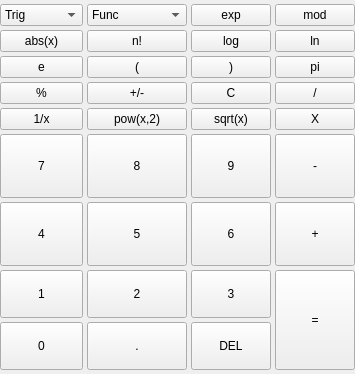
          <widget class="QWidget" name="sci_calc">
           <layout class="QVBoxLayout" name="verticalLayout_5">
            <property name="spacing">
             <number>0</number>
            </property>
            <property name="leftMargin">
             <number>0</number>
            </property>
            <property name="topMargin">
             <number>0</number>
            </property>
            <property name="rightMargin">
             <number>0</number>
            </property>
            <property name="bottomMargin">
             <number>0</number>
            </property>
            <item>
             <layout class="QGridLayout" name="gridLayout_2" rowstretch="0,0,0,0,0,0,0,0,0" columnstretch="0,0,0,0">
              <property name="leftMargin">
               <number>0</number>
              </property>
              <property name="topMargin">
               <number>4</number>
              </property>
              <property name="rightMargin">
               <number>0</number>
              </property>
              <property name="bottomMargin">
               <number>4</number>
              </property>
              <property name="spacing">
               <number>4</number>
              </property>
              <item row="3" column="0">
               <widget class="QPushButton" name="btnPercent_2">
                <property name="sizePolicy">
                 <sizepolicy hsizetype="Preferred" vsizetype="Preferred">
                  <horstretch>0</horstretch>
                  <verstretch>0</verstretch>
                 </sizepolicy>
                </property>
                <property name="minimumSize">
                 <size>
                  <width>0</width>
                  <height>16</height>
                 </size>
                </property>
                <property name="text">
                 <string>%</string>
                </property>
                <property name="num" stdset="0">
                 <bool>false</bool>
                </property>
               </widget>
              </item>
              <item row="3" column="2">
               <widget class="QPushButton" name="btnC_2">
                <property name="sizePolicy">
                 <sizepolicy hsizetype="Preferred" vsizetype="Preferred">
                  <horstretch>0</horstretch>
                  <verstretch>0</verstretch>
                 </sizepolicy>
                </property>
                <property name="minimumSize">
                 <size>
                  <width>0</width>
                  <height>16</height>
                 </size>
                </property>
                <property name="text">
                 <string>C</string>
                </property>
                <property name="num" stdset="0">
                 <bool>false</bool>
                </property>
               </widget>
              </item>
              <item row="8" column="2">
               <widget class="QPushButton" name="btnDel_2">
                <property name="sizePolicy">
                 <sizepolicy hsizetype="Preferred" vsizetype="Preferred">
                  <horstretch>0</horstretch>
                  <verstretch>0</verstretch>
                 </sizepolicy>
                </property>
                <property name="minimumSize">
                 <size>
                  <width>0</width>
                  <height>48</height>
                 </size>
                </property>
                <property name="text">
                 <string>DEL</string>
                </property>
                <property name="num" stdset="0">
                 <bool>false</bool>
                </property>
               </widget>
              </item>
              <item row="3" column="1">
               <widget class="QPushButton" name="btnPlusMinus_2">
                <property name="sizePolicy">
                 <sizepolicy hsizetype="Preferred" vsizetype="Preferred">
                  <horstretch>0</horstretch>
                  <verstretch>0</verstretch>
                 </sizepolicy>
                </property>
                <property name="minimumSize">
                 <size>
                  <width>0</width>
                  <height>16</height>
                 </size>
                </property>
                <property name="text">
                 <string>+/-</string>
                </property>
                <property name="num" stdset="0">
                 <bool>false</bool>
                </property>
               </widget>
              </item>
              <item row="8" column="1">
               <widget class="QPushButton" name="btnDot_2">
                <property name="sizePolicy">
                 <sizepolicy hsizetype="Preferred" vsizetype="Preferred">
                  <horstretch>0</horstretch>
                  <verstretch>0</verstretch>
                 </sizepolicy>
                </property>
                <property name="minimumSize">
                 <size>
                  <width>0</width>
                  <height>48</height>
                 </size>
                </property>
                <property name="text">
                 <string>.</string>
                </property>
                <property name="num" stdset="0">
                 <bool>false</bool>
                </property>
               </widget>
              </item>
              <item row="8" column="0">
               <widget class="QPushButton" name="btn0_2">
                <property name="sizePolicy">
                 <sizepolicy hsizetype="Preferred" vsizetype="Preferred">
                  <horstretch>0</horstretch>
                  <verstretch>0</verstretch>
                 </sizepolicy>
                </property>
                <property name="minimumSize">
                 <size>
                  <width>0</width>
                  <height>48</height>
                 </size>
                </property>
                <property name="text">
                 <string>0</string>
                </property>
                <property name="num" stdset="0">
                 <bool>true</bool>
                </property>
               </widget>
              </item>
              <item row="7" column="0">
               <widget class="QPushButton" name="btn1_2">
                <property name="sizePolicy">
                 <sizepolicy hsizetype="Preferred" vsizetype="Preferred">
                  <horstretch>0</horstretch>
                  <verstretch>0</verstretch>
                 </sizepolicy>
                </property>
                <property name="minimumSize">
                 <size>
                  <width>0</width>
                  <height>48</height>
                 </size>
                </property>
                <property name="text">
                 <string>1</string>
                </property>
                <property name="num" stdset="0">
                 <bool>true</bool>
                </property>
               </widget>
              </item>
              <item row="7" column="1">
               <widget class="QPushButton" name="btn2_3">
                <property name="sizePolicy">
                 <sizepolicy hsizetype="Preferred" vsizetype="Preferred">
                  <horstretch>0</horstretch>
                  <verstretch>0</verstretch>
                 </sizepolicy>
                </property>
                <property name="minimumSize">
                 <size>
                  <width>0</width>
                  <height>48</height>
                 </size>
                </property>
                <property name="text">
                 <string>2</string>
                </property>
                <property name="num" stdset="0">
                 <bool>true</bool>
                </property>
               </widget>
              </item>
              <item row="5" column="3">
               <widget class="QPushButton" name="btnSub_2">
                <property name="sizePolicy">
                 <sizepolicy hsizetype="Preferred" vsizetype="Preferred">
                  <horstretch>0</horstretch>
                  <verstretch>0</verstretch>
                 </sizepolicy>
                </property>
                <property name="minimumSize">
                 <size>
                  <width>0</width>
                  <height>48</height>
                 </size>
                </property>
                <property name="text">
                 <string>-</string>
                </property>
                <property name="num" stdset="0">
                 <bool>false</bool>
                </property>
               </widget>
              </item>
              <item row="3" column="3">
               <widget class="QPushButton" name="btnDiv_2">
                <property name="sizePolicy">
                 <sizepolicy hsizetype="Preferred" vsizetype="Preferred">
                  <horstretch>0</horstretch>
                  <verstretch>0</verstretch>
                 </sizepolicy>
                </property>
                <property name="minimumSize">
                 <size>
                  <width>0</width>
                  <height>16</height>
                 </size>
                </property>
                <property name="text">
                 <string>/</string>
                </property>
                <property name="num" stdset="0">
                 <bool>false</bool>
                </property>
               </widget>
              </item>
              <item row="4" column="3">
               <widget class="QPushButton" name="btnMul_2">
                <property name="sizePolicy">
                 <sizepolicy hsizetype="Preferred" vsizetype="Preferred">
                  <horstretch>0</horstretch>
                  <verstretch>0</verstretch>
                 </sizepolicy>
                </property>
                <property name="minimumSize">
                 <size>
                  <width>0</width>
                  <height>16</height>
                 </size>
                </property>
                <property name="text">
                 <string>X</string>
                </property>
                <property name="num" stdset="0">
                 <bool>false</bool>
                </property>
               </widget>
              </item>
              <item row="7" column="3" rowspan="2">
               <widget class="QPushButton" name="btnEq_2">
                <property name="sizePolicy">
                 <sizepolicy hsizetype="Preferred" vsizetype="Preferred">
                  <horstretch>0</horstretch>
                  <verstretch>0</verstretch>
                 </sizepolicy>
                </property>
                <property name="minimumSize">
                 <size>
                  <width>0</width>
                  <height>48</height>
                 </size>
                </property>
                <property name="text">
                 <string>=</string>
                </property>
                <property name="eq" stdset="0">
                 <bool>true</bool>
                </property>
                <property name="num" stdset="0">
                 <bool>false</bool>
                </property>
               </widget>
              </item>
              <item row="6" column="3">
               <widget class="QPushButton" name="btnAdd_2">
                <property name="sizePolicy">
                 <sizepolicy hsizetype="Preferred" vsizetype="Preferred">
                  <horstretch>0</horstretch>
                  <verstretch>0</verstretch>
                 </sizepolicy>
                </property>
                <property name="minimumSize">
                 <size>
                  <width>0</width>
                  <height>48</height>
                 </size>
                </property>
                <property name="text">
                 <string>+</string>
                </property>
                <property name="num" stdset="0">
                 <bool>false</bool>
                </property>
               </widget>
              </item>
              <item row="7" column="2">
               <widget class="QPushButton" name="btn3_2">
                <property name="sizePolicy">
                 <sizepolicy hsizetype="Preferred" vsizetype="Preferred">
                  <horstretch>0</horstretch>
                  <verstretch>0</verstretch>
                 </sizepolicy>
                </property>
                <property name="minimumSize">
                 <size>
                  <width>0</width>
                  <height>48</height>
                 </size>
                </property>
                <property name="text">
                 <string>3</string>
                </property>
                <property name="num" stdset="0">
                 <bool>true</bool>
                </property>
               </widget>
              </item>
              <item row="6" column="1">
               <widget class="QPushButton" name="btn5_2">
                <property name="sizePolicy">
                 <sizepolicy hsizetype="Preferred" vsizetype="Preferred">
                  <horstretch>0</horstretch>
                  <verstretch>0</verstretch>
                 </sizepolicy>
                </property>
                <property name="minimumSize">
                 <size>
                  <width>0</width>
                  <height>64</height>
                 </size>
                </property>
                <property name="text">
                 <string>5</string>
                </property>
                <property name="num" stdset="0">
                 <bool>true</bool>
                </property>
               </widget>
              </item>
              <item row="6" column="0">
               <widget class="QPushButton" name="btn4_2">
                <property name="sizePolicy">
                 <sizepolicy hsizetype="Preferred" vsizetype="Preferred">
                  <horstretch>0</horstretch>
                  <verstretch>0</verstretch>
                 </sizepolicy>
                </property>
                <property name="minimumSize">
                 <size>
                  <width>0</width>
                  <height>48</height>
                 </size>
                </property>
                <property name="text">
                 <string>4</string>
                </property>
                <property name="num" stdset="0">
                 <bool>true</bool>
                </property>
               </widget>
              </item>
              <item row="5" column="2">
               <widget class="QPushButton" name="btn9_2">
                <property name="sizePolicy">
                 <sizepolicy hsizetype="Preferred" vsizetype="Preferred">
                  <horstretch>0</horstretch>
                  <verstretch>0</verstretch>
                 </sizepolicy>
                </property>
                <property name="minimumSize">
                 <size>
                  <width>0</width>
                  <height>48</height>
                 </size>
                </property>
                <property name="text">
                 <string>9</string>
                </property>
                <property name="num" stdset="0">
                 <bool>true</bool>
                </property>
               </widget>
              </item>
              <item row="6" column="2">
               <widget class="QPushButton" name="btn6_2">
                <property name="sizePolicy">
                 <sizepolicy hsizetype="Preferred" vsizetype="Preferred">
                  <horstretch>0</horstretch>
                  <verstretch>0</verstretch>
                 </sizepolicy>
                </property>
                <property name="minimumSize">
                 <size>
                  <width>0</width>
                  <height>48</height>
                 </size>
                </property>
                <property name="text">
                 <string>6</string>
                </property>
                <property name="num" stdset="0">
                 <bool>true</bool>
                </property>
               </widget>
              </item>
              <item row="4" column="2">
               <widget class="QPushButton" name="btnSqrt_2">
                <property name="sizePolicy">
                 <sizepolicy hsizetype="Preferred" vsizetype="Preferred">
                  <horstretch>0</horstretch>
                  <verstretch>0</verstretch>
                 </sizepolicy>
                </property>
                <property name="minimumSize">
                 <size>
                  <width>0</width>
                  <height>16</height>
                 </size>
                </property>
                <property name="text">
                 <string>sqrt(x)</string>
                </property>
                <property name="num" stdset="0">
                 <bool>false</bool>
                </property>
               </widget>
              </item>
              <item row="5" column="1">
               <widget class="QPushButton" name="btn8_2">
                <property name="sizePolicy">
                 <sizepolicy hsizetype="Preferred" vsizetype="Preferred">
                  <horstretch>0</horstretch>
                  <verstretch>0</verstretch>
                 </sizepolicy>
                </property>
                <property name="minimumSize">
                 <size>
                  <width>0</width>
                  <height>64</height>
                 </size>
                </property>
                <property name="text">
                 <string>8</string>
                </property>
                <property name="num" stdset="0">
                 <bool>true</bool>
                </property>
               </widget>
              </item>
              <item row="4" column="1">
               <widget class="QPushButton" name="btnPow_2">
                <property name="sizePolicy">
                 <sizepolicy hsizetype="Preferred" vsizetype="Preferred">
                  <horstretch>0</horstretch>
                  <verstretch>0</verstretch>
                 </sizepolicy>
                </property>
                <property name="minimumSize">
                 <size>
                  <width>0</width>
                  <height>16</height>
                 </size>
                </property>
                <property name="text">
                 <string>pow(x,2)</string>
                </property>
                <property name="num" stdset="0">
                 <bool>false</bool>
                </property>
               </widget>
              </item>
              <item row="0" column="2">
               <widget class="QPushButton" name="pushButton_11">
                <property name="sizePolicy">
                 <sizepolicy hsizetype="Preferred" vsizetype="Preferred">
                  <horstretch>0</horstretch>
                  <verstretch>0</verstretch>
                 </sizepolicy>
                </property>
                <property name="minimumSize">
                 <size>
                  <width>0</width>
                  <height>16</height>
                 </size>
                </property>
                <property name="text">
                 <string>exp</string>
                </property>
                <property name="num" stdset="0">
                 <bool>false</bool>
                </property>
               </widget>
              </item>
              <item row="5" column="0">
               <widget class="QPushButton" name="btn7_2">
                <property name="sizePolicy">
                 <sizepolicy hsizetype="Preferred" vsizetype="Preferred">
                  <horstretch>0</horstretch>
                  <verstretch>0</verstretch>
                 </sizepolicy>
                </property>
                <property name="minimumSize">
                 <size>
                  <width>0</width>
                  <height>48</height>
                 </size>
                </property>
                <property name="text">
                 <string>7</string>
                </property>
                <property name="num" stdset="0">
                 <bool>true</bool>
                </property>
               </widget>
              </item>
              <item row="0" column="3">
               <widget class="QPushButton" name="pushButton_12">
                <property name="sizePolicy">
                 <sizepolicy hsizetype="Preferred" vsizetype="Preferred">
                  <horstretch>0</horstretch>
                  <verstretch>0</verstretch>
                 </sizepolicy>
                </property>
                <property name="minimumSize">
                 <size>
                  <width>0</width>
                  <height>16</height>
                 </size>
                </property>
                <property name="text">
                 <string>mod</string>
                </property>
                <property name="num" stdset="0">
                 <bool>false</bool>
                </property>
               </widget>
              </item>
              <item row="4" column="0">
               <widget class="QPushButton" name="btnOneDivX_2">
                <property name="sizePolicy">
                 <sizepolicy hsizetype="Preferred" vsizetype="Preferred">
                  <horstretch>0</horstretch>
                  <verstretch>0</verstretch>
                 </sizepolicy>
                </property>
                <property name="minimumSize">
                 <size>
                  <width>0</width>
                  <height>16</height>
                 </size>
                </property>
                <property name="text">
                 <string>1/x</string>
                </property>
                <property name="num" stdset="0">
                 <bool>false</bool>
                </property>
               </widget>
              </item>
              <item row="2" column="2">
               <widget class="QPushButton" name="pushButton_4">
                <property name="sizePolicy">
                 <sizepolicy hsizetype="Preferred" vsizetype="Preferred">
                  <horstretch>0</horstretch>
                  <verstretch>0</verstretch>
                 </sizepolicy>
                </property>
                <property name="minimumSize">
                 <size>
                  <width>0</width>
                  <height>16</height>
                 </size>
                </property>
                <property name="text">
                 <string>)</string>
                </property>
                <property name="num" stdset="0">
                 <bool>false</bool>
                </property>
               </widget>
              </item>
              <item row="2" column="3">
               <widget class="QPushButton" name="pushButton">
                <property name="sizePolicy">
                 <sizepolicy hsizetype="Preferred" vsizetype="Preferred">
                  <horstretch>0</horstretch>
                  <verstretch>0</verstretch>
                 </sizepolicy>
                </property>
                <property name="minimumSize">
                 <size>
                  <width>0</width>
                  <height>16</height>
                 </size>
                </property>
                <property name="text">
                 <string>pi</string>
                </property>
                <property name="num" stdset="0">
                 <bool>false</bool>
                </property>
               </widget>
              </item>
              <item row="2" column="1">
               <widget class="QPushButton" name="pushButton_3">
                <property name="sizePolicy">
                 <sizepolicy hsizetype="Preferred" vsizetype="Preferred">
                  <horstretch>0</horstretch>
                  <verstretch>0</verstretch>
                 </sizepolicy>
                </property>
                <property name="minimumSize">
                 <size>
                  <width>0</width>
                  <height>16</height>
                 </size>
                </property>
                <property name="text">
                 <string>(</string>
                </property>
                <property name="num" stdset="0">
                 <bool>false</bool>
                </property>
               </widget>
              </item>
              <item row="2" column="0">
               <widget class="QPushButton" name="pushButton_2">
                <property name="sizePolicy">
                 <sizepolicy hsizetype="Preferred" vsizetype="Preferred">
                  <horstretch>0</horstretch>
                  <verstretch>0</verstretch>
                 </sizepolicy>
                </property>
                <property name="minimumSize">
                 <size>
                  <width>0</width>
                  <height>16</height>
                 </size>
                </property>
                <property name="text">
                 <string>e</string>
                </property>
                <property name="num" stdset="0">
                 <bool>false</bool>
                </property>
               </widget>
              </item>
              <item row="1" column="2">
               <widget class="QPushButton" name="pushButton_7">
                <property name="sizePolicy">
                 <sizepolicy hsizetype="Preferred" vsizetype="Preferred">
                  <horstretch>0</horstretch>
                  <verstretch>0</verstretch>
                 </sizepolicy>
                </property>
                <property name="minimumSize">
                 <size>
                  <width>0</width>
                  <height>16</height>
                 </size>
                </property>
                <property name="text">
                 <string>log</string>
                </property>
                <property name="num" stdset="0">
                 <bool>false</bool>
                </property>
               </widget>
              </item>
              <item row="1" column="1">
               <widget class="QPushButton" name="pushButton_6">
                <property name="sizePolicy">
                 <sizepolicy hsizetype="Preferred" vsizetype="Preferred">
                  <horstretch>0</horstretch>
                  <verstretch>0</verstretch>
                 </sizepolicy>
                </property>
                <property name="minimumSize">
                 <size>
                  <width>0</width>
                  <height>16</height>
                 </size>
                </property>
                <property name="text">
                 <string>n!</string>
                </property>
                <property name="num" stdset="0">
                 <bool>false</bool>
                </property>
               </widget>
              </item>
              <item row="1" column="0">
               <widget class="QPushButton" name="pushButton_5">
                <property name="sizePolicy">
                 <sizepolicy hsizetype="Preferred" vsizetype="Preferred">
                  <horstretch>0</horstretch>
                  <verstretch>0</verstretch>
                 </sizepolicy>
                </property>
                <property name="minimumSize">
                 <size>
                  <width>0</width>
                  <height>16</height>
                 </size>
                </property>
                <property name="text">
                 <string>abs(x)</string>
                </property>
                <property name="num" stdset="0">
                 <bool>false</bool>
                </property>
               </widget>
              </item>
              <item row="1" column="3">
               <widget class="QPushButton" name="pushButton_8">
                <property name="sizePolicy">
                 <sizepolicy hsizetype="Preferred" vsizetype="Preferred">
                  <horstretch>0</horstretch>
                  <verstretch>0</verstretch>
                 </sizepolicy>
                </property>
                <property name="minimumSize">
                 <size>
                  <width>0</width>
                  <height>16</height>
                 </size>
                </property>
                <property name="text">
                 <string>ln</string>
                </property>
                <property name="num" stdset="0">
                 <bool>false</bool>
                </property>
               </widget>
              </item>
              <item row="0" column="0">
               <widget class="QComboBox" name="comboBox">
                <property name="sizePolicy">
                 <sizepolicy hsizetype="Preferred" vsizetype="Preferred">
                  <horstretch>0</horstretch>
                  <verstretch>0</verstretch>
                 </sizepolicy>
                </property>
                <property name="minimumSize">
                 <size>
                  <width>0</width>
                  <height>16</height>
                 </size>
                </property>
                <property name="frame">
                 <bool>true</bool>
                </property>
                <property name="num" stdset="0">
                 <bool>false</bool>
                </property>
                <item>
                 <property name="text">
                  <string>Trig</string>
                 </property>
                </item>
                <item>
                 <property name="text">
                  <string>Sin(x)</string>
                 </property>
                </item>
                <item>
                 <property name="text">
                  <string>Cos(x)</string>
                 </property>
                </item>
                <item>
                 <property name="text">
                  <string>Tan(x)</string>
                 </property>
                </item>
                <item>
                 <property name="text">
                  <string>arcSin(x)</string>
                 </property>
                </item>
                <item>
                 <property name="text">
                  <string>arcCos(x)</string>
                 </property>
                </item>
                <item>
                 <property name="text">
                  <string>arcTan(x)</string>
                 </property>
                </item>
               </widget>
              </item>
              <item row="0" column="1">
               <widget class="QComboBox" name="comboBox_2">
                <property name="sizePolicy">
                 <sizepolicy hsizetype="Preferred" vsizetype="Preferred">
                  <horstretch>0</horstretch>
                  <verstretch>0</verstretch>
                 </sizepolicy>
                </property>
                <property name="frame">
                 <bool>true</bool>
                </property>
                <property name="num" stdset="0">
                 <bool>false</bool>
                </property>
                <item>
                 <property name="text">
                  <string>Func</string>
                 </property>
                </item>
                <item>
                 <property name="text">
                  <string>Rand(x0, x1)</string>
                 </property>
                </item>
                <item>
                 <property name="text">
                  <string>Ceil(x)</string>
                 </property>
                </item>
                <item>
                 <property name="text">
                  <string>Floor(x)</string>
                 </property>
                </item>
               </widget>
              </item>
             </layout>
            </item>
           </layout>
          </widget>
